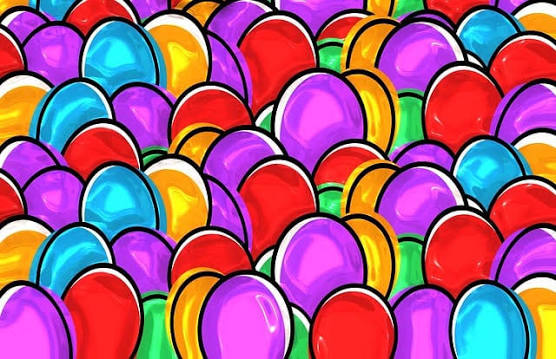
//> input picture resim.jpg, 556 x 359 px
$ ./canny_sifirdan   (built with g++ and OpenCV 4)
//> lines starting //> are read from the running program, lines starting //| are printed output that depends on the picture; after the words box and inside, x2 and y2 are one past the last pixel; in counts of white or black regions, pixels touching at a corner belong together
#include <opencv2/opencv.hpp>
#include <iostream>

using namespace cv;
using namespace std;

Mat applyGaussian(const Mat& src) {
    Mat dst;
    GaussianBlur(src, dst, Size(5, 5), 1.4);
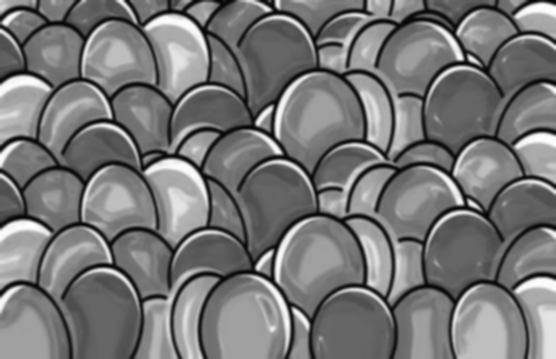
//> dst: 359 rows x 556 cols, CV_8UC1; min 3, max 254, mean 119.1
    return dst;
}

void computeGradients(const Mat& src, Mat& magnitude, Mat& angle) {
    Mat gx, gy;
    Sobel(src, gx, CV_32F, 1, 0, 3);
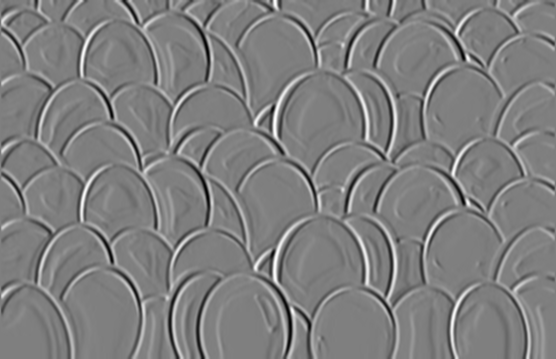
//> gx: 359 rows x 556 cols, CV_32FC1; min -534, max 535, mean 0.1; drawn with min black and max white
    Sobel(src, gy, CV_32F, 0, 1, 3);
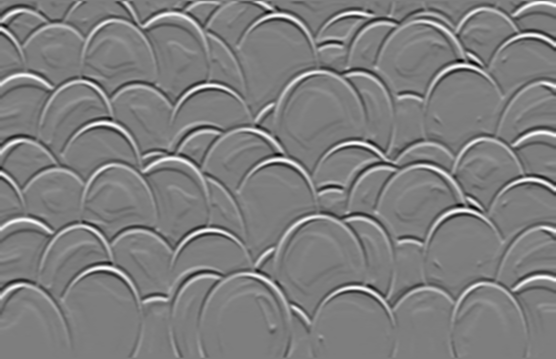
//> gy: 359 rows x 556 cols, CV_32FC1; min -533, max 544, mean 0.4; drawn with min black and max white

    cartToPolar(gx, gy, magnitude, angle, true);
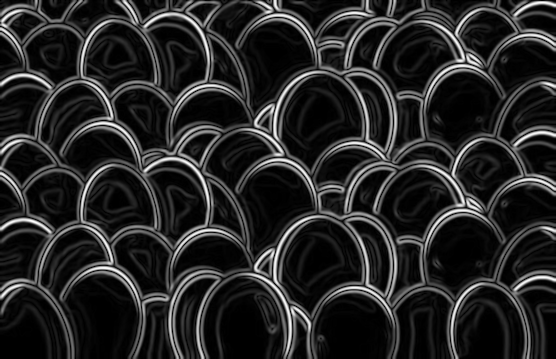
//> magnitude: 359 rows x 556 cols, CV_32FC1; min 0, max 550.3, mean 84.3; drawn with min black and max white
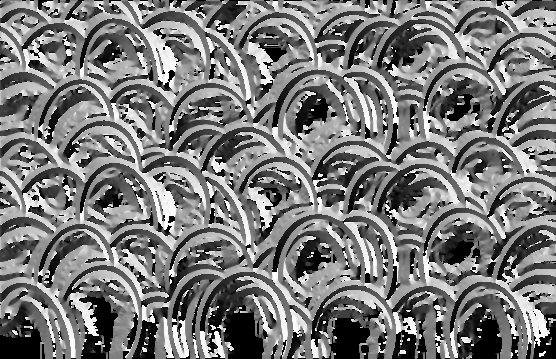
//> angle: 359 rows x 556 cols, CV_32FC1; min 0, max 359.9, mean 172; drawn with min black and max white
}

Mat nonMaxSuppression(const Mat& magnitude, const Mat& angle) {
    Mat nms = Mat::zeros(magnitude.size(), CV_32F);

    for (int i = 1; i < magnitude.rows - 1; i++) {
        for (int j = 1; j < magnitude.cols - 1; j++) {
            float a = angle.at<float>(i, j);
            float mag = magnitude.at<float>(i, j);
            float q = 255, r = 255;

            if ((a >= 0 && a < 22.5) || (a >= 157.5 && a <= 180)) {
                q = magnitude.at<float>(i, j+1);
                r = magnitude.at<float>(i, j-1);
            } else if (a >= 22.5 && a < 67.5) {
                q = magnitude.at<float>(i+1, j-1);
                r = magnitude.at<float>(i-1, j+1);
            } else if (a >= 67.5 && a < 112.5) {
                q = magnitude.at<float>(i+1, j);
                r = magnitude.at<float>(i-1, j);
            } else if (a >= 112.5 && a < 157.5) {
                q = magnitude.at<float>(i-1, j-1);
                r = magnitude.at<float>(i+1, j+1);
            }

            if (mag >= q && mag >= r) {
                nms.at<float>(i, j) = mag;
            } else {
                nms.at<float>(i, j) = 0;
            }
        }
    }
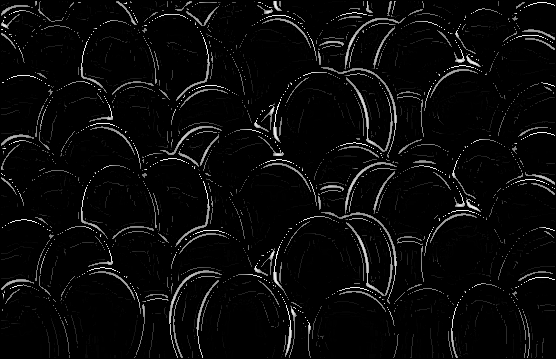
//> nms: 359 rows x 556 cols, CV_32FC1; min 0, max 550.3, mean 22; drawn with min black and max white
    return nms;
}

Mat hysteresisThresholding(const Mat& nms, float lowThresh, float highThresh) {
//> called with lowThresh = 20, highThresh = 60
    Mat result = Mat::zeros(nms.size(), CV_8U);

    for (int i = 1; i < nms.rows - 1; i++) {
        for (int j = 1; j < nms.cols - 1; j++) {
            float mag = nms.at<float>(i, j);
            if (mag >= highThresh) {
                result.at<uchar>(i, j) = 255;
            } else if (mag >= lowThresh) {
                result.at<uchar>(i, j) = 50;
            }
        }
    }

    for (int i = 1; i < result.rows - 1; i++) {
        for (int j = 1; j < result.cols - 1; j++) {
            if (result.at<uchar>(i, j) == 50) {
                if (result.at<uchar>(i+1, j) == 255 || result.at<uchar>(i-1, j) == 255 ||
                    result.at<uchar>(i, j+1) == 255 || result.at<uchar>(i, j-1) == 255 ||
                    result.at<uchar>(i+1, j+1) == 255 || result.at<uchar>(i-1, j-1) == 255 ||
                    result.at<uchar>(i-1, j+1) == 255 || result.at<uchar>(i+1, j-1) == 255) {

                    result.at<uchar>(i, j) = 255;
                } else {
                    result.at<uchar>(i, j) = 0;
                }
            }
        }
    }
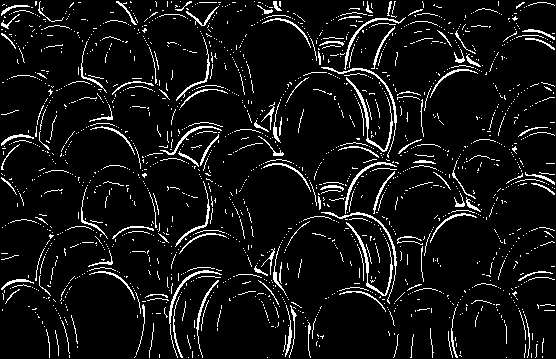
//> result: 359 rows x 556 cols, CV_8UC1; 7.4% white in thin lines or dots
    return result;
}

int main() {
    Mat img = imread("resim.jpg", IMREAD_GRAYSCALE);
    if (img.empty()) {
        cout << "Hata: resim.jpg bulunamadi!" << endl;
        return -1;
    }

    Mat blurred = applyGaussian(img);

    Mat magnitude, angle;
    computeGradients(blurred, magnitude, angle);

    Mat nms = nonMaxSuppression(magnitude, angle);

    Mat finalEdges = hysteresisThresholding(nms, 20.0, 60.0);

    imwrite("canny_sifirdan_sonuc.jpg", finalEdges);
    cout << "Manuel Canny algoritmasi tamamlandi. 'canny_sifirdan_sonuc.jpg' kaydedildi." << endl;

    return 0;
}

$ run again, with 0ccbb0c34e602cfe3fe958ba7b0950b6.jpg copied over resim.jpg
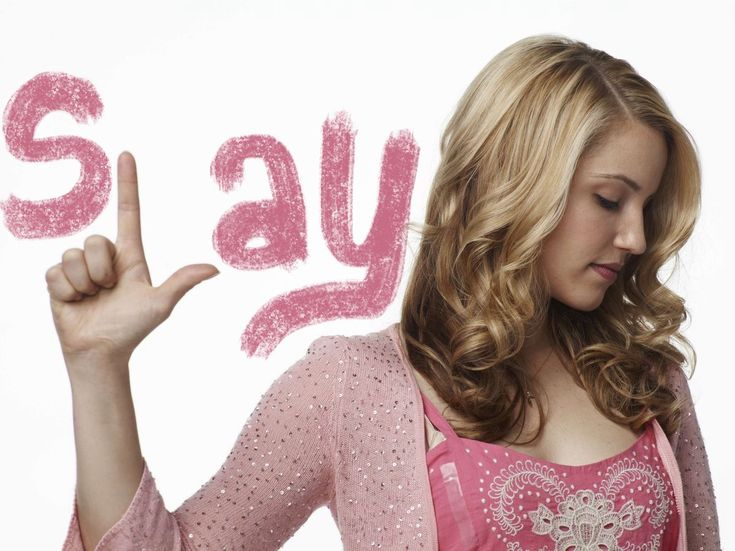
//> input picture 0ccbb0c34e602cfe3fe958ba7b0950b6.jpg, 735 x 551 px
//> in computeGradients, `cartToPolar(gx, gy, magnitude, angle, true);`:
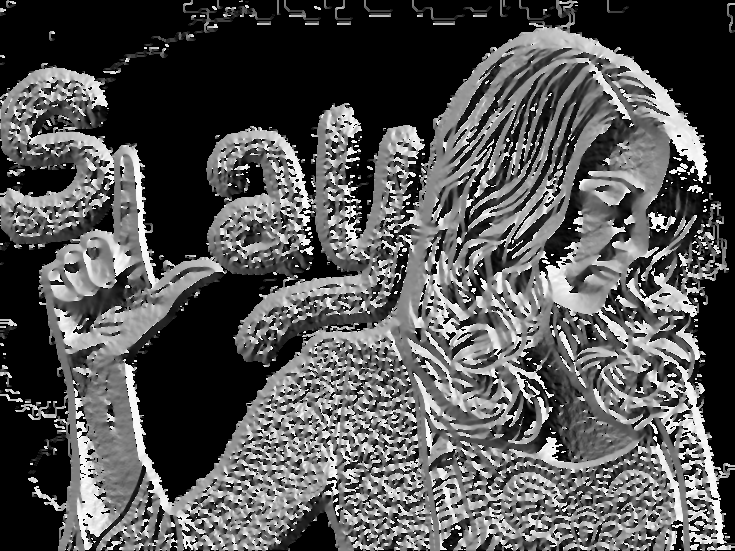
//> angle: 551 rows x 735 cols, CV_32FC1; min 0, max 359.8, mean 118.5; drawn with min black and max white
//> after the loop in hysteresisThresholding, `for (int i = 1; i < result.rows - 1; i++)`:
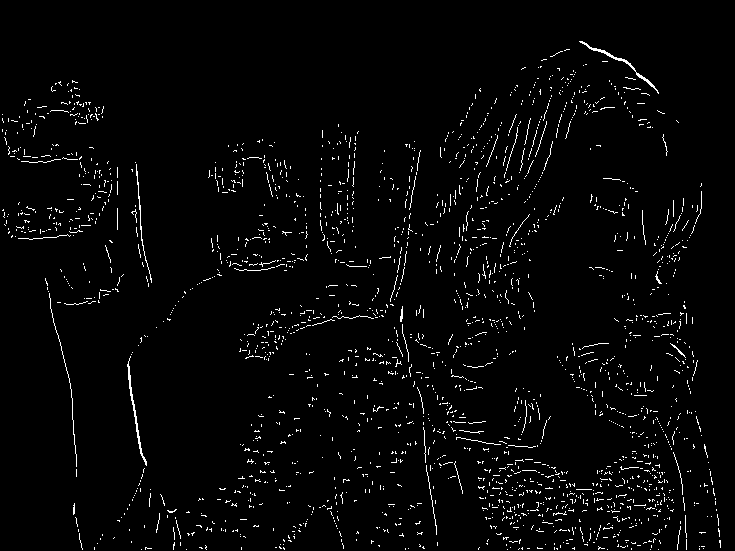
//> result: 551 rows x 735 cols, CV_8UC1; 2.6% white in thin lines or dots

$ run again, with 80f78d096d1cc780f95b1ca6a4f00451.jpg copied over resim.jpg
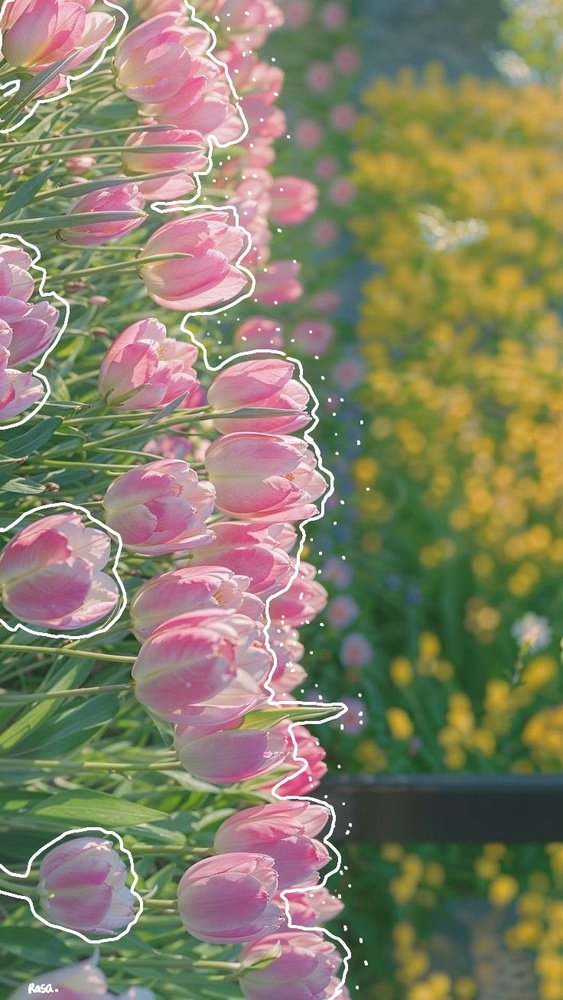
//> input picture 80f78d096d1cc780f95b1ca6a4f00451.jpg, 563 x 1000 px, shrunk from 736 x 1308 before the run
//> after the loop in hysteresisThresholding, `for (int i = 1; i < result.rows - 1; i++)`:
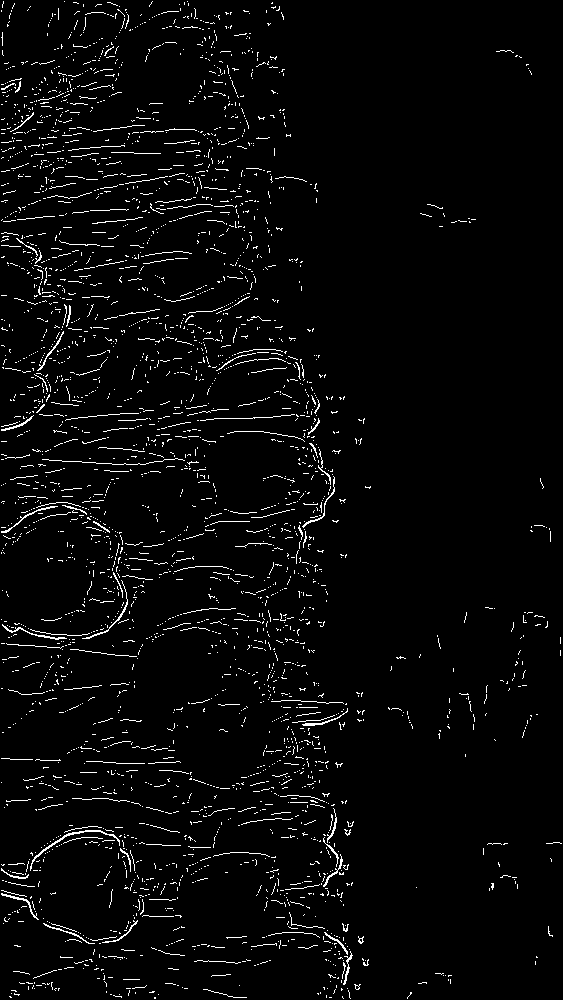
//> result: 1000 rows x 563 cols, CV_8UC1; 3.3% white in thin lines or dots
